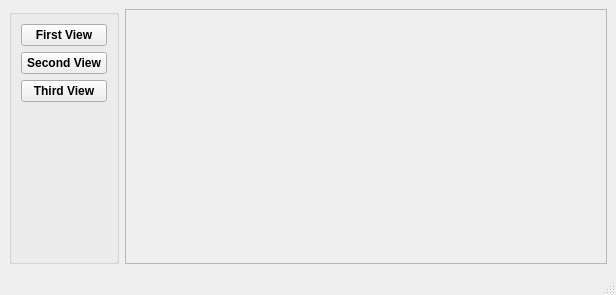
<?xml version="1.0" encoding="UTF-8"?>
<ui version="4.0">
 <class>MainWindow</class>
 <widget class="QMainWindow" name="MainWindow">
  <property name="geometry">
   <rect>
    <x>0</x>
    <y>0</y>
    <width>616</width>
    <height>295</height>
   </rect>
  </property>
  <property name="windowTitle">
   <string>MainWindow</string>
  </property>
  <widget class="QWidget" name="centralwidget">
   <layout class="QHBoxLayout" name="horizontalLayout_3">
    <item>
     <widget class="QGroupBox" name="">
      <property name="maximumSize">
       <size>
        <width>110</width>
        <height>16777215</height>
       </size>
      </property>
      <property name="font">
       <font>
        <weight>75</weight>
        <bold>true</bold>
       </font>
      </property>
      <layout class="QVBoxLayout" name="verticalLayout">
       <item>
        <widget class="QPushButton" name="btnAdd">
         <property name="text">
          <string>First View</string>
         </property>
        </widget>
       </item>
       <item>
        <widget class="QPushButton" name="btnRemove">
         <property name="text">
          <string>Second View</string>
         </property>
        </widget>
       </item>
       <item>
        <widget class="QPushButton" name="btnUpdate">
         <property name="text">
          <string>Third View</string>
         </property>
        </widget>
       </item>
       <item>
        <spacer name="verticalSpacer">
         <property name="orientation">
          <enum>Qt::Vertical</enum>
         </property>
         <property name="sizeHint" stdset="0">
          <size>
           <width>20</width>
           <height>40</height>
          </size>
         </property>
        </spacer>
       </item>
      </layout>
     </widget>
    </item>
    <item>
     <widget class="QFrame" name="frame">
      <property name="frameShape">
       <enum>QFrame::StyledPanel</enum>
      </property>
      <property name="frameShadow">
       <enum>QFrame::Raised</enum>
      </property>
      <layout class="QHBoxLayout" name="horizontalLayout_2">
       <item>
        <layout class="QHBoxLayout" name="frameLayout"/>
       </item>
      </layout>
     </widget>
    </item>
   </layout>
  </widget>
  <widget class="QMenuBar" name="menubar">
   <property name="geometry">
    <rect>
     <x>0</x>
     <y>0</y>
     <width>616</width>
     <height>21</height>
    </rect>
   </property>
  </widget>
  <widget class="QStatusBar" name="statusbar"/>
 </widget>
 <resources/>
 <connections/>
</ui>
